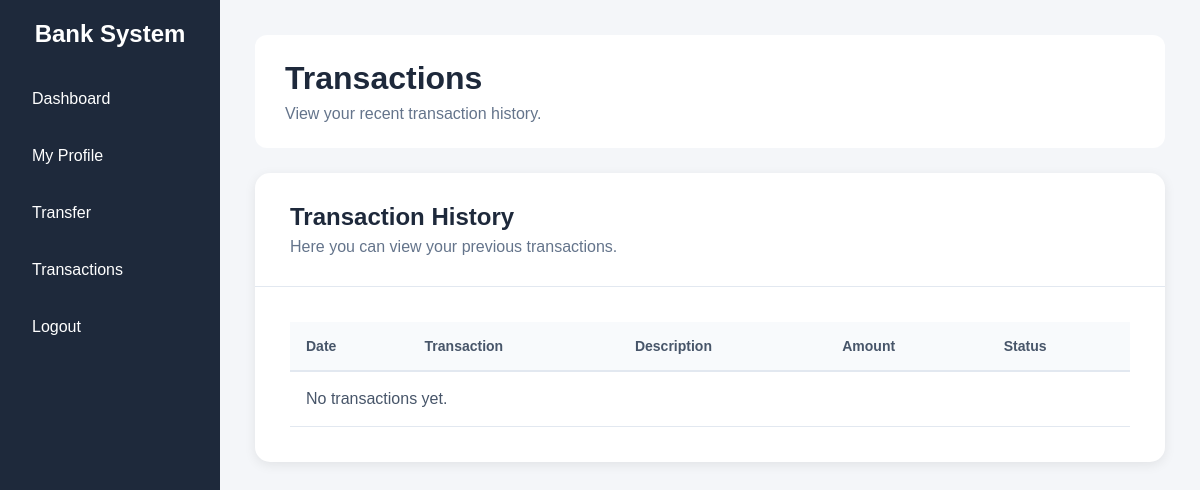
/transactions.php (signed in), run on an earlier commit of the app's database.
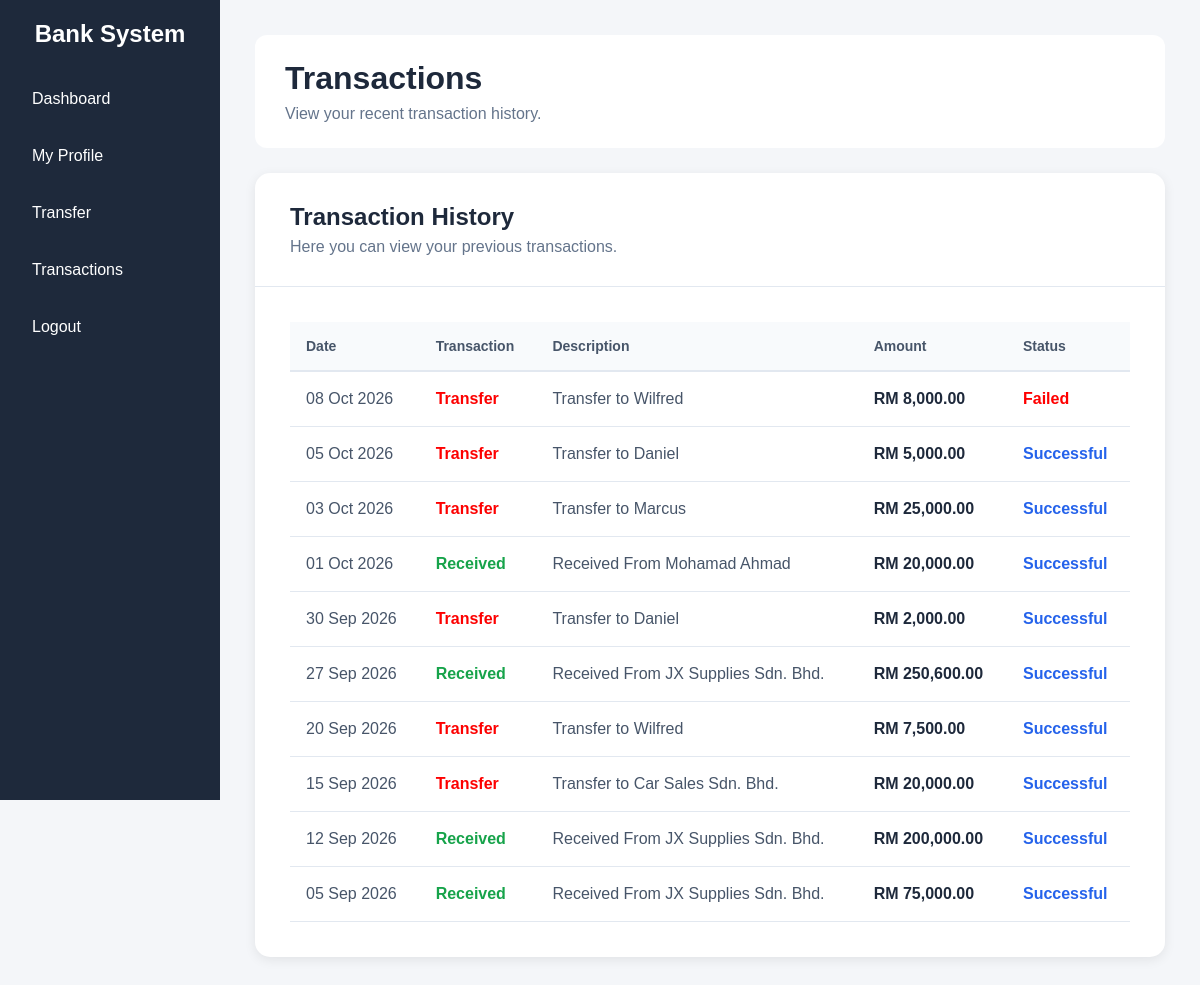
And on a later commit of the database.
### tables this page shows
CREATE TABLE user_transactions (
    id INT AUTO_INCREMENT PRIMARY KEY,
    user_id INT NOT NULL,
    type ENUM('Transfer', 'Received') NOT NULL,
    description VARCHAR(150) NOT NULL,
    amount DECIMAL(14,2) NOT NULL,
    status ENUM('Successful', 'Failed') NOT NULL DEFAULT 'Successful',
    created_at DATETIME NOT NULL DEFAULT CURRENT_TIMESTAMP,
    FOREIGN KEY (user_id) REFERENCES users(id) ON DELETE CASCADE
);

### transactions.php (the view, shortened to what this page needs)
<?php
require_once "database.php";
$userId = (int)$_SESSION["user_id"];
$stmt = mysqli_prepare(
    $conn,
    "SELECT type, description, amount, status, created_at
     FROM user_transactions
     WHERE user_id = ?
     ORDER BY created_at DESC, id DESC"
);
mysqli_stmt_bind_param($stmt, "i", $userId);
mysqli_stmt_execute($stmt);
$transactions = mysqli_fetch_all(mysqli_stmt_get_result($stmt), MYSQLI_ASSOC);
function h($value) {
    return htmlspecialchars((string)$value, ENT_QUOTES, "UTF-8");
}
?>
<!DOCTYPE html>
<html lang="en">
<head>
</head>
<body>
    <div class="sidebar">
        <h2>Bank System</h2>
        <ul>
            <li><a href="user.php">Dashboard</a></li>
            <li><a href="profile.php">My Profile</a></li>
            <li><a href="transfer.php">Transfer</a></li>
            <li><a href="transactions.php">Transactions</a></li>
            <li><a href="logout.php">Logout</a></li>
        </ul>
    </div>
    <div class="main">
        <div class="header">
            <h1>Transactions</h1>
            <p>View your recent transaction history.</p>
        </div>
        <div class="transaction-wrapper">
            <div class="transaction-title">
                <h2>Transaction History</h2>
                <p>Here you can view your previous transactions.</p>
            </div>
        <div class="table-area">
            <table>
              <thead>
                    <tr>
                        <th>Date</th>
                        <th>Transaction</th>
                        <th>Description</th>
                        <th>Amount</th>
                        <th>Status</th>
                    </tr>
              </thead>
                    <tbody>
                        <?php if (empty($transactions)): ?>
                            <tr>
                                <td colspan="5">No transactions yet.</td>
                            </tr>
                        <?php else: ?>
                            <?php foreach ($transactions as $t): ?>
                            <tr>
                                <td><?= h(date("d M Y", strtotime($t["created_at"]))) ?></td>
                                <td class="<?= $t["type"] === "Transfer" ? "transfer" : "received" ?>"><?= h($t["type"]) ?></td>
                                <td><?= h($t["description"]) ?></td>
                                <td class="amount">RM <?= number_format((float)$t["amount"], 2) ?></td>
                                <td class="<?= $t["status"] === "Successful" ? "success" : "failed" ?>"><?= h($t["status"]) ?></td>
                            </tr>
                            <?php endforeach; ?>
                        <?php endif; ?>
                    </tbody>
             </table>
        </div>
        </div>
    </div>
</body>
</html>

What changed in the data, as far as the page shows it:
added user_transactions: created_at "08 Oct 2026", type "Transfer", description "Transfer to Wilfred", amount "8,000.00", status "Failed"
added user_transactions: created_at "05 Oct 2026", type "Transfer", description "Transfer to Daniel", amount "5,000.00", status "Successful"
added user_transactions: created_at "03 Oct 2026", type "Transfer", description "Transfer to Marcus", amount "25,000.00", status "Successful"
added user_transactions: created_at "01 Oct 2026", type "Received", description "Received From Mohamad Ahmad", amount "20,000.00", status "Successful"
added user_transactions: created_at "30 Sep 2026", type "Transfer", description "Transfer to Daniel", amount "2,000.00", status "Successful"
added user_transactions: created_at "27 Sep 2026", type "Received", description "Received From JX Supplies Sdn. Bhd.", amount "250,600.00", status "Successful"
added user_transactions: created_at "20 Sep 2026", type "Transfer", description "Transfer to Wilfred", amount "7,500.00", status "Successful"
added user_transactions: created_at "15 Sep 2026", type "Transfer", description "Transfer to Car Sales Sdn. Bhd.", amount "20,000.00", status "Successful"
added user_transactions: created_at "12 Sep 2026", type "Received", description "Received From JX Supplies Sdn. Bhd.", amount "200,000.00", status "Successful"
added user_transactions: created_at "05 Sep 2026", type "Received", description "Received From JX Supplies Sdn. Bhd.", amount "75,000.00", status "Successful"
Also different on the page:
text no longer shown: "No transactions yet."
